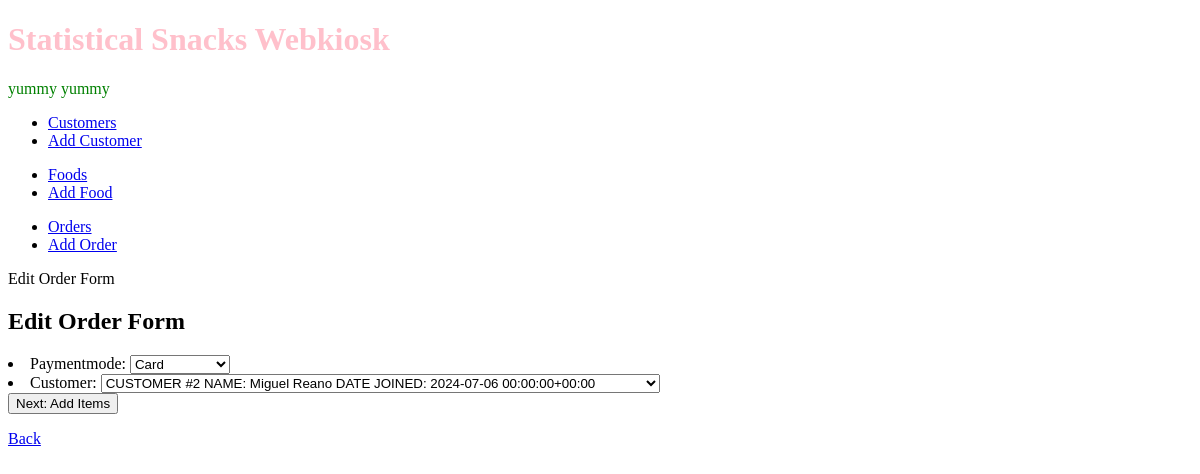
The app's page /webkiosk/order/2/edit/, older data.
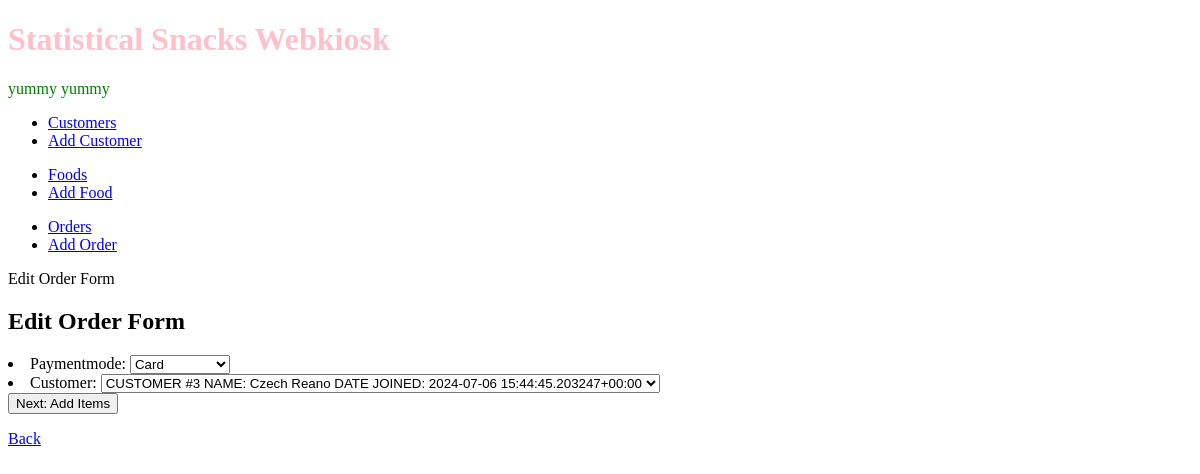
The same page, newer data.
### webkiosk/models.py (models this page shows, shortened)
class Order(models.Model):
    CHOICES = [
        ('Cash','Cash'),
        ('Card','Card'),
        ('Digitalwallet','Digital Wallet'),
    ]
    orderdatetime = models.DateTimeField(auto_now_add=True)
    paymentmode = models.CharField(max_length=15, choices=CHOICES)
    customer = models.ForeignKey(Customer, on_delete=models.CASCADE)

### webkiosk/views.py (the view)
# urls.py: path('order/<int:pk>/edit/', views.editorderdetails, name='order-edit'),
def editorderdetails(request, pk):
    order = get_object_or_404(Order, id=pk)
    if request.method == 'GET':
        form = AddOrderForm(instance=order)
    elif request.method == 'POST':
        form = AddOrderForm(request.POST, instance=order)
        if form.is_valid():
            form.save()
            messages.success(request,'Order record updated succesfully!')
            return redirect('webkiosk:order-details',pk)
    context = {'form':form,  'actionname': 'Edit Order'}
    return render(request, 'webkiosk/order_form.html', context)

### webkiosk/forms.py
class AddOrderForm(ModelForm):
    class Meta:
        model = Order
        fields = ['paymentmode', 'customer']

### webkiosk/models.py (called while the page is built)
    def __str__(self):
        return f'''CUSTOMER #{self.id}
NAME: {self.firstname} {self.lastname}
DATE JOINED: {self.date_joined}'''

### webkiosk/templates/webkiosk/order_form.html (shortened to what this page needs)
{% extends 'webkiosk/base_template.html' %}
{% block pagetitle %}{{ actionname }} Form{% endblock %}
{% block maincontent %}
<h2>{{ actionname }} Form</h2>
<form method="post">
    {{ form.as_ul }}
    <input type="submit" value="Next: Add Items">
</form>
<p><a href="{% url 'webkiosk:order-list' %}">Back</a></p>
{% endblock %}

Row changes from the older to the newer data that the page shows:
changed Order "Card": customer "CUSTOMER #2 NAME: Miguel Reano DATE JOINED: 2024-07-06 00:00:00+00:00" → "CUSTOMER #3 NAME: Czech Reano DATE JOINED: 2024-07-06 15:44:45.203247+00:00"
